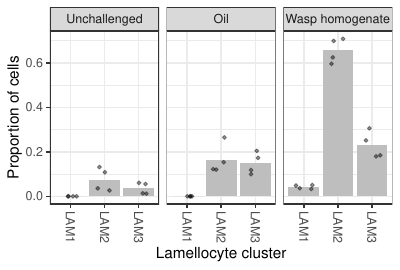

Here is the R script that generated this plot:
setwd(dirname(rstudioapi::getActiveDocumentContext()$path))

## modify single cell file to meet input requirements of CIBERSORT. Only keeping highly variable genes
#GSE148826_intergrated_rna_count_matrix2 <- read.table(file="GSE148826_intergrated_rna_count_matrix2.csv",header = T)
#colnames(GSE148826_intergrated_rna_count_matrix2)[1] <- "Gene"
#GSE148826_intergrated_rna_count_matrix2 <- t(GSE148826_intergrated_rna_count_matrix2)
#GSE148826_intergrated_rna_count_matrix2 <- as.data.frame(GSE148826_intergrated_rna_count_matrix2)
#allnames <- GSE148826_intergrated_rna_count_matrix2[1,]
#allnames <- gsub("PLASM1","plasmatocytes",as.character(allnames[1,]))
#allnames <- gsub("PLASM2","plasmatocytes",allnames)
#allnames <- gsub("AMP","plasmatocytes",allnames)
#allnames <- gsub("MET","plasmatocytes",allnames)
#allnames <- gsub("LAM1","lamellocytes",allnames)
#allnames <- gsub("LAM2","lamellocytes",allnames)
#allnames <- gsub("LAM3","lamellocytes",allnames)
#hvg <- read.table(file = "hvg")
#GSE148826_intergrated_rna_count_matrix3 <- GSE148826_intergrated_rna_count_matrix2[rownames(GSE148826_intergrated_rna_count_matrix2) %in% hvg$V1,]
#GSE148826_intergrated_rna_count_matrix3 <- rbind(allnames,GSE148826_intergrated_rna_count_matrix3)
#write.table(GSE148826_intergrated_rna_count_matrix3, file = "GSE148826_intergrated_rna_count_matrix3.txt", quote = F, col.names = F, sep = "\t")


library(ggplot2)
library(dplyr)
library(reshape2)

## read in deconvolution results from CIBERSORT website (https://cibersortx.stanford.edu/)
CIBERSORT <- read.csv(file="CIBERSORTx_Job11_Results.csv")
CIBERSORT$group <- c("Unchallenged","Unchallenged","Unchallenged","Unchallenged","Oil","Oil","Oil","Oil","Wasp homogenate","Wasp homogenate","Wasp homogenate","Wasp homogenate")
CIBERSORT <- CIBERSORT[c(2:9,13)]
CIBERSORT <- CIBERSORT[c(9,1:8)]

## get mean proportion of each cell type for the three conditions
CIBERSORT_mean <- CIBERSORT %>%
  dplyr::group_by(group) %>%
  dplyr::summarise_all(list(mean = mean))
colnames(CIBERSORT_mean) <- colnames(CIBERSORT)

## df manipulations
CIBERSORT <- melt(CIBERSORT)
CIBERSORT_mean <- melt(CIBERSORT_mean)
CIBERSORT_mean$variable <- factor(CIBERSORT_mean$variable,levels=c("CC","AMP","MET","PLASM2","PLASM1","LAM1","LAM2","LAM3"))
CIBERSORT$variable <- factor(CIBERSORT$variable,levels=c("CC","AMP","MET","PLASM2","PLASM1","LAM1","LAM2","LAM3"))
CIBERSORT_mean$group <- factor(CIBERSORT_mean$group,levels=c("Unchallenged","Oil","Wasp homogenate"))
CIBERSORT$group <- factor(CIBERSORT$group,levels=c("Unchallenged","Oil","Wasp homogenate"))

## get total proportion of each cell type for the three conditions
CIBERSORT_mean[CIBERSORT_mean$variable %in% c("LAM1","LAM2","LAM3"),] %>%
  dplyr::group_by(group) %>%
  dplyr::summarise(sum(value))

## plot proportion of Lamellocyte clusters in RNA-seq data
pdf(file="deconvolution.pdf", width=4, height= 2.7)
ggplot(data=CIBERSORT_mean[CIBERSORT_mean$variable %in% c("LAM1","LAM2","LAM3"),],aes(x=variable,y=value)) +
  geom_col(fill="grey") +
  geom_jitter(data=CIBERSORT[CIBERSORT$variable %in% c("LAM1","LAM2","LAM3"),],aes(x=variable,y=value),width=0.25,height=0,size=1, alpha=0.4) +
  facet_grid(~group) +
  ylab("Proportion of cells") +
  xlab("Lamellocyte cluster") +
  theme_bw() +
  theme(axis.text.x = element_text(angle = 270, vjust = 0.5, hjust=0))
dev.off()

